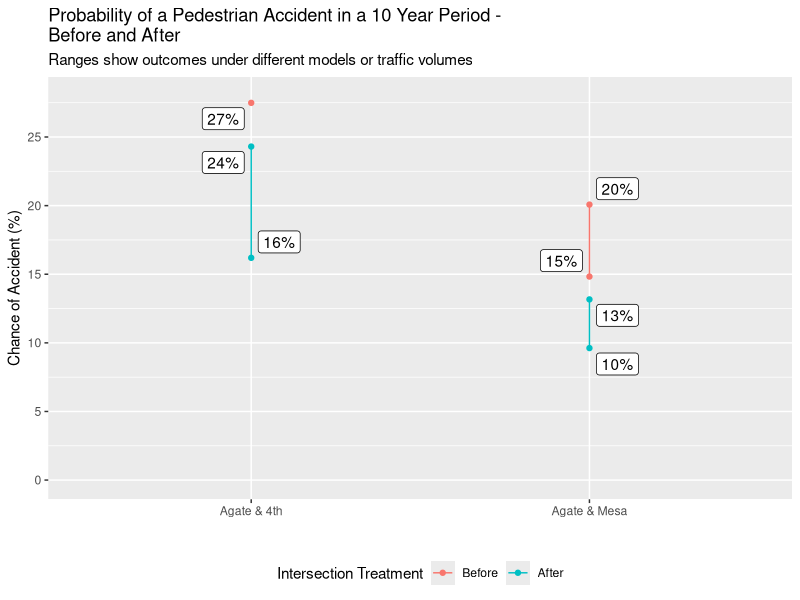

Source code (R):
library(dplyr)
library(tidyr)
library(ggplot2)
library(ggrepel)

df <- readr::read_csv("data/results_2026-04-19.csv", show_col_types = FALSE) %>%
  mutate(
    intersection_type = as.factor(intersection_type),
    treatment = case_when(
        intersection_type == "4sg" ~ "Signal",
        bulbout ~ "Bulbout",
        signal_cmf ~ "Signal",
        TRUE ~ "Baseline"
    ),
    treatment = factor(treatment, levels = c("Baseline", "Bulbout", "Signal")),
    condition = case_when(
      treatment == "Baseline" ~ "Before",
      TRUE ~ "After"
    ),
    condition = factor(condition, levels=c("Before", "After"))
  ) %>%
  select(
    intersection_name,
    intersection_type,
    pred_veh,
    pred_ped,
    ten_year_ped_prob,
    treatment,
    condition
  )

myplot <- ggplot(df, aes(y=ten_year_ped_prob*100, x=intersection_name)) +
  geom_line(aes(color=condition)) +
  geom_point(aes(color = condition)) +
  labs(
    title=stringr::str_wrap("Probability of a Pedestrian Accident in a 10 Year Period - Before and After", 60),
    subtitle="Ranges show outcomes under different models or traffic volumes",
    color="Intersection Treatment"
  ) +
  xlab("") +
  ylab("Chance of Accident (%)") +
  # ylim(0, 28) +
  scale_y_continuous(
    limits=c(0, 28),
    breaks=seq(0,25,5)
  ) +
  theme(legend.position="bottom") +
  geom_label_repel(
    aes(
      label=paste0(round(ten_year_ped_prob*100), "%")
    )
  )

ggsave(myplot, filename="eda/plotting-results/ten-year-probability4.png")
